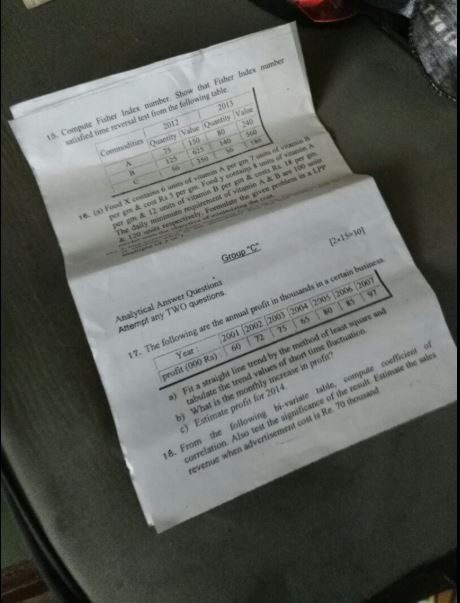
#> input picture images/scan.jpg, 460 x 603 px
$ python PrespectiveTrans.py
#> lines starting #> are read from the running program, lines starting #| are printed output that depends on the picture
import cv2
import numpy as np
import matplotlib.pyplot as plt

image = cv2.imread('../images/scan.jpg')
#> image is the input picture: shape (603, 460, 3); mean B, G, R 93.4, 98.2, 95.2
cv2.imshow('Original', image)
cv2.waitKey()

# cordinates of the 4 corners of the desired original image
points_A = np.float32([[0,113],[296,19],[151,535],[459,378]])
# cordinates of teh 4 corners of the desired output.
points_B = np.float32([[0,0],[420,0],[0,594],[420,594]])

# transform matrix function
M = cv2.getPerspectiveTransform(points_A,points_B)
warped = cv2.warpPerspective(image,M,(420,594))
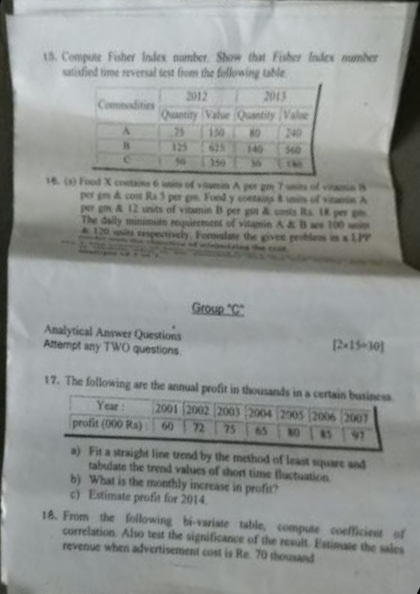
#> warped: shape (594, 420, 3); mean B, G, R 146.3, 148.2, 144.6

cv2.imshow('warpPrespective',warped)
cv2.waitKey()
cv2.destroyAllWindows()

$ run again, with images/dog.jpg copied over images/scan.jpg
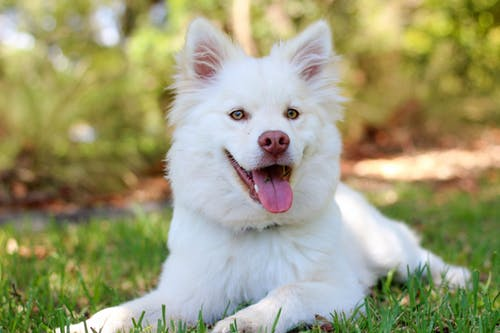
#> input picture images/dog.jpg, 500 x 333 px
#> image is the input picture: shape (333, 500, 3); mean B, G, R 120.4, 157.4, 158.6
#> `warped = cv2.warpPerspective(image,M,(420,594))`:
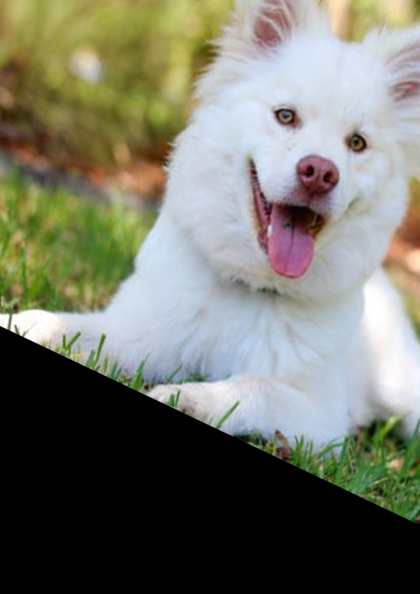
#> warped: shape (594, 420, 3); mean B, G, R 105.4, 118.4, 117.2
